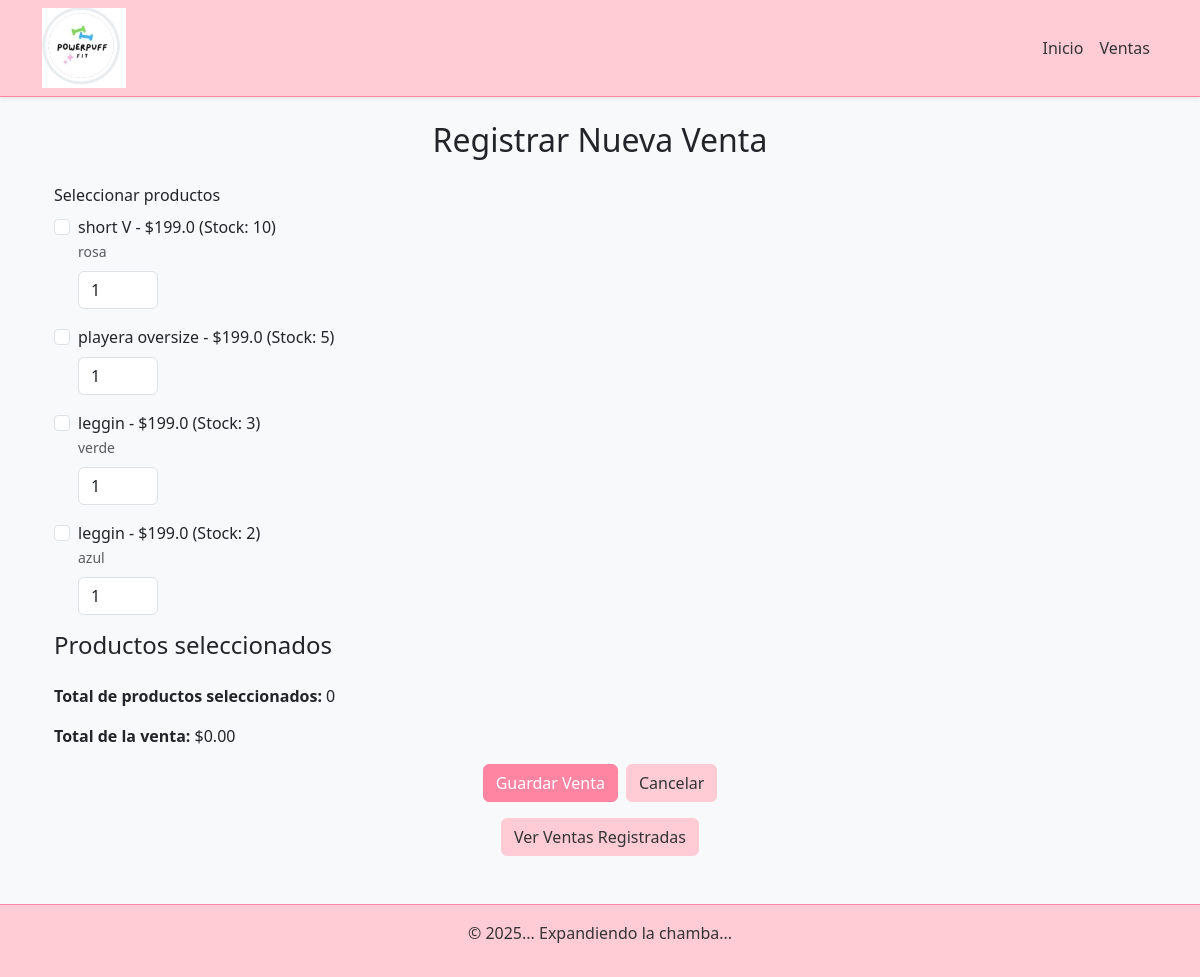
Page /venta/nueva on the earlier database version.
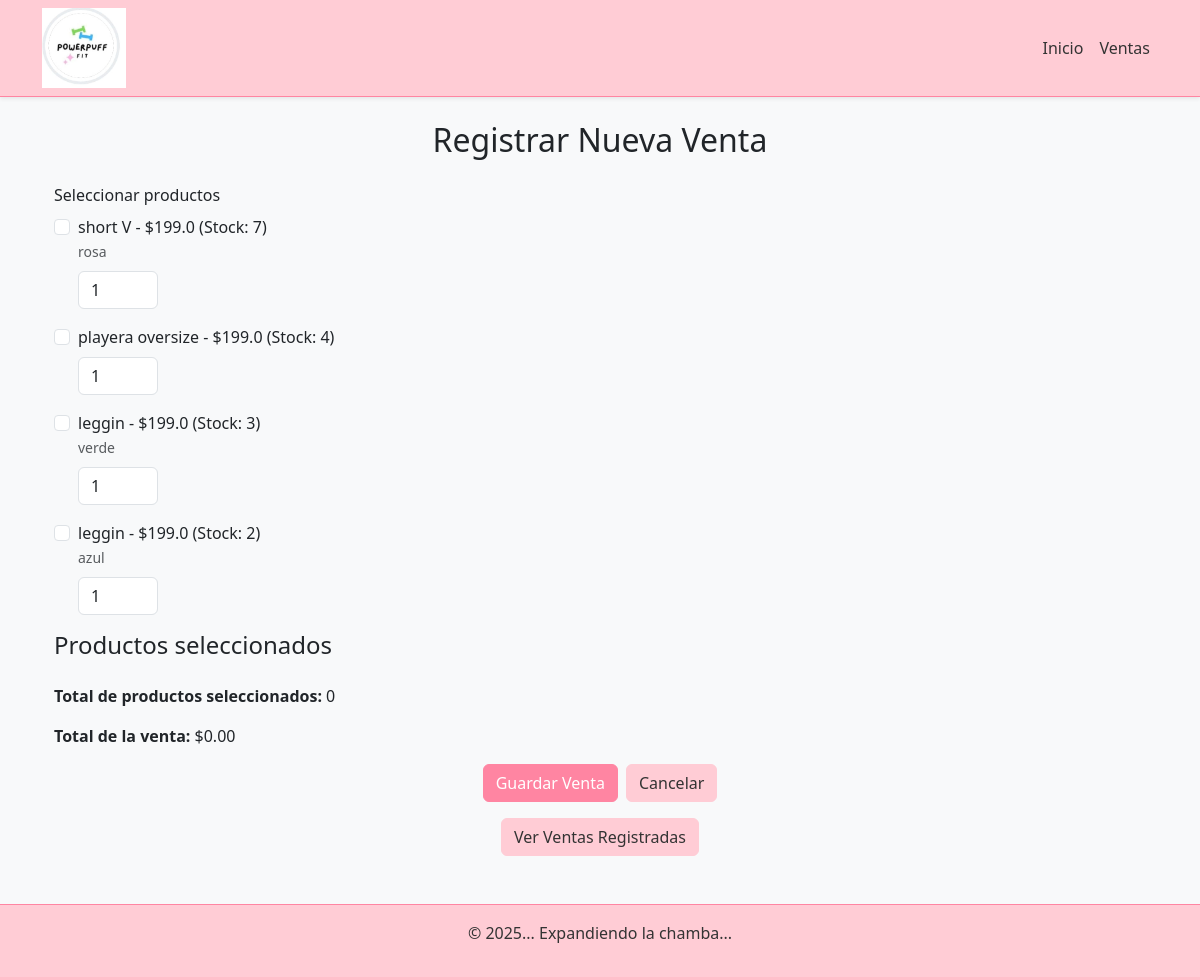
Same page on the later database version.
### app/models.py (models this page shows, shortened)
class Producto(db.Model):
    id = db.Column(db.Integer, primary_key=True)
    nombre = db.Column(db.String(100), nullable=False)
    descripcion = db.Column(db.String(200), nullable=False)
    precio = db.Column(db.Float, nullable=False)
    cantidad = db.Column(db.Integer, nullable=False)
    categoria = db.Column(db.String(100), nullable=False)
    activo = db.Column(db.Boolean, default=True)
    ventas = db.relationship('VentaProducto', back_populates='producto')

### app/routes.py (the view, shortened to what this page needs)
@routes.route('/venta/nueva', methods=['GET', 'POST'])
def nueva_venta():
    productos = Producto.query.filter_by(activo=True).all()
    return render_template('nueva_venta.html', productos=productos)

### app/templates/nueva_venta.html (shortened to what this page needs)
{% extends "base.html" %}
{% block content %}
<div class="container mt-4">
    <h2 class="text-center mb-4">Registrar Nueva Venta</h2>
    <form method="POST" onsubmit="return validarCantidades()">
        <div class="mb-3">
            <label for="productos" class="form-label">Seleccionar productos</label>
            <div id="productos-list">
                {% for producto in productos %}
                    <div class="form-check mb-3">
                        <input class="form-check-input" type="checkbox" value="{{ producto.id }}" id="producto_{{ producto.id }}" name="productos">
                        <label class="form-check-label" for="producto_{{ producto.id }}">
                            {{ producto.nombre }} - ${{ producto.precio }} (Stock: {{ producto.cantidad }})
                            <br>
                            <small class="text-muted">{{ producto.descripcion }}</small>
                        </label>
                        <input type="number" class="form-control cantidad-input mt-2" id="cantidad_{{ producto.id }}" name="cantidad_{{ producto.id }}" min="1" value="1" max="{{ producto.cantidad }}" style="width: 80px;">
                    </div>
                {% endfor %}
            </div>
        </div>
        <div class="mb-3">
            <h4>Productos seleccionados</h4>
            <div class="mt-3">
                <p><strong>Total de productos seleccionados:</strong> <span id="total-productos">0</span></p>
                <p><strong>Total de la venta:</strong> $<span id="total-venta">0.00</span></p>
            </div>
        </div>
        <div class="d-flex gap-2 justify-content-center">
            <button type="submit" class="btn btn-primary">Guardar Venta</button>
            <a href="{{ url_for('routes.index') }}" class="btn btn-secondary">Cancelar</a>
        </div>
    </form>
    <div class="mt-3 text-center">
        <a href="{{ url_for('routes.listar_ventas') }}" class="btn btn-info">Ver Ventas Registradas</a>
    </div>
</div>
{% endblock %}

Differences in the rows shown:
changed Producto "short V": cantidad "10" → "7"
changed Producto "playera oversize": cantidad "5" → "4"
